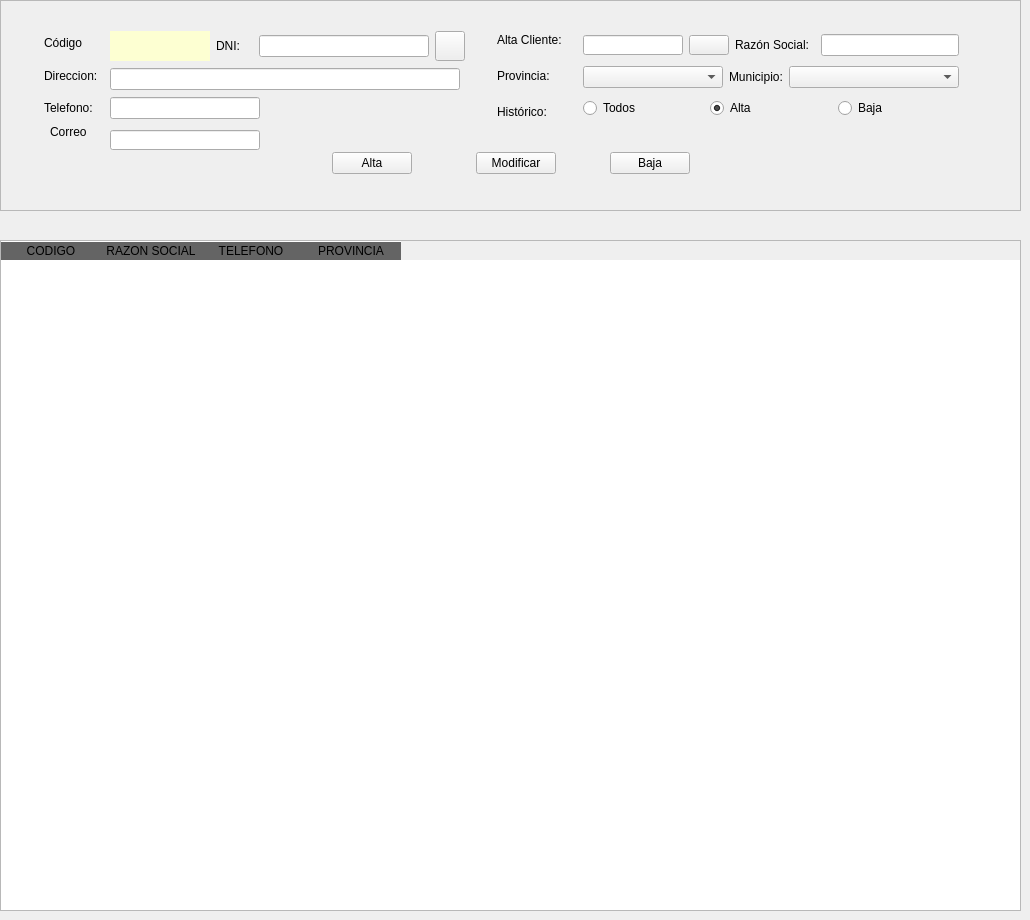
      <widget class="QWidget" name="panelCoches">
       <attribute name="title">
        <string>CLIENTES</string>
       </attribute>
       <widget class="QFrame" name="frame_2">
        <property name="geometry">
         <rect>
          <x>0</x>
          <y>0</y>
          <width>1021</width>
          <height>211</height>
         </rect>
        </property>
        <property name="sizePolicy">
         <sizepolicy hsizetype="Expanding" vsizetype="Expanding">
          <horstretch>0</horstretch>
          <verstretch>0</verstretch>
         </sizepolicy>
        </property>
        <property name="frameShape">
         <enum>QFrame::StyledPanel</enum>
        </property>
        <property name="frameShadow">
         <enum>QFrame::Sunken</enum>
        </property>
        <property name="lineWidth">
         <number>3</number>
        </property>
        <widget class="QWidget" name="layoutWidget">
         <property name="geometry">
          <rect>
           <x>2</x>
           <y>150</y>
           <width>1017</width>
           <height>27</height>
          </rect>
         </property>
         <layout class="QHBoxLayout" name="horizontalLayout_21">
          <item>
           <spacer name="horizontalSpacer_18">
            <property name="orientation">
             <enum>Qt::Horizontal</enum>
            </property>
            <property name="sizeHint" stdset="0">
             <size>
              <width>268</width>
              <height>20</height>
             </size>
            </property>
           </spacer>
          </item>
          <item>
           <layout class="QHBoxLayout" name="horizontalLayout_19">
            <item>
             <widget class="QPushButton" name="btnAltaCliente">
              <property name="minimumSize">
               <size>
                <width>75</width>
                <height>20</height>
               </size>
              </property>
              <property name="text">
               <string>Alta</string>
              </property>
             </widget>
            </item>
            <item>
             <spacer name="horizontalSpacer_10">
              <property name="orientation">
               <enum>Qt::Horizontal</enum>
              </property>
              <property name="sizeHint" stdset="0">
               <size>
                <width>58</width>
                <height>20</height>
               </size>
              </property>
             </spacer>
            </item>
            <item>
             <widget class="QPushButton" name="btnModifCliente">
              <property name="minimumSize">
               <size>
                <width>75</width>
                <height>20</height>
               </size>
              </property>
              <property name="text">
               <string>Modificar</string>
              </property>
             </widget>
            </item>
            <item>
             <spacer name="horizontalSpacer_11">
              <property name="orientation">
               <enum>Qt::Horizontal</enum>
              </property>
              <property name="sizeHint" stdset="0">
               <size>
                <width>48</width>
                <height>20</height>
               </size>
              </property>
             </spacer>
            </item>
            <item>
             <widget class="QPushButton" name="btnBajaCliente">
              <property name="minimumSize">
               <size>
                <width>75</width>
                <height>20</height>
               </size>
              </property>
              <property name="text">
               <string>Baja</string>
              </property>
             </widget>
            </item>
           </layout>
          </item>
          <item>
           <spacer name="horizontalSpacer_19">
            <property name="orientation">
             <enum>Qt::Horizontal</enum>
            </property>
            <property name="sizeHint" stdset="0">
             <size>
              <width>268</width>
              <height>20</height>
             </size>
            </property>
           </spacer>
          </item>
         </layout>
        </widget>
        <widget class="QWidget" name="layoutWidget">
         <property name="geometry">
          <rect>
           <x>44</x>
           <y>30</y>
           <width>915</width>
           <height>92</height>
          </rect>
         </property>
         <layout class="QHBoxLayout" name="horizontalLayout_20">
          <item>
           <layout class="QHBoxLayout" name="horizontalLayout_14">
            <item>
             <layout class="QVBoxLayout" name="verticalLayout_6">
              <item>
               <widget class="QLabel" name="lbl_codigo2">
                <property name="text">
                 <string>&lt;html&gt;&lt;head/&gt;&lt;body&gt;&lt;p&gt;Código&lt;/p&gt;&lt;/body&gt;&lt;/html&gt;</string>
                </property>
               </widget>
              </item>
              <item>
               <widget class="QLabel" name="lblDireccion_2">
                <property name="minimumSize">
                 <size>
                  <width>60</width>
                  <height>20</height>
                 </size>
                </property>
                <property name="frameShadow">
                 <enum>QFrame::Raised</enum>
                </property>
                <property name="text">
                 <string>&lt;html&gt;&lt;head/&gt;&lt;body&gt;&lt;p&gt;Direccion: &lt;/p&gt;&lt;/body&gt;&lt;/html&gt;</string>
                </property>
                <property name="alignment">
                 <set>Qt::AlignLeading|Qt::AlignLeft|Qt::AlignVCenter</set>
                </property>
               </widget>
              </item>
              <item>
               <widget class="QLabel" name="lblMovil_2">
                <property name="minimumSize">
                 <size>
                  <width>55</width>
                  <height>0</height>
                 </size>
                </property>
                <property name="maximumSize">
                 <size>
                  <width>55</width>
                  <height>16777215</height>
                 </size>
                </property>
                <property name="frameShape">
                 <enum>QFrame::NoFrame</enum>
                </property>
                <property name="frameShadow">
                 <enum>QFrame::Raised</enum>
                </property>
                <property name="text">
                 <string>&lt;html&gt;&lt;head/&gt;&lt;body&gt;&lt;p&gt;Telefono: &lt;/p&gt;&lt;/body&gt;&lt;/html&gt;</string>
                </property>
               </widget>
              </item>
             </layout>
            </item>
            <item>
             <layout class="QVBoxLayout" name="verticalLayout_7">
              <item>
               <layout class="QHBoxLayout" name="horizontalLayout_12">
                <item>
                 <widget class="QLabel" name="lblCodCliente">
                  <property name="minimumSize">
                   <size>
                    <width>100</width>
                    <height>20</height>
                   </size>
                  </property>
                  <property name="maximumSize">
                   <size>
                    <width>100</width>
                    <height>16777215</height>
                   </size>
                  </property>
                  <property name="styleSheet">
                   <string notr="true">background-color: rgb(253, 255, 210);</string>
                  </property>
                  <property name="text">
                   <string/>
                  </property>
                  <property name="alignment">
                   <set>Qt::AlignCenter</set>
                  </property>
                 </widget>
                </item>
                <item>
                 <widget class="QLabel" name="lbl_codig">
                  <property name="text">
                   <string>&lt;html&gt;&lt;head/&gt;&lt;body&gt;&lt;p&gt;DNI:&lt;/p&gt;&lt;/body&gt;&lt;/html&gt;</string>
                  </property>
                 </widget>
                </item>
                <item>
                 <widget class="QLineEdit" name="txtDni2">
                  <property name="minimumSize">
                   <size>
                    <width>60</width>
                    <height>20</height>
                   </size>
                  </property>
                  <property name="maximumSize">
                   <size>
                    <width>170</width>
                    <height>16777215</height>
                   </size>
                  </property>
                  <property name="alignment">
                   <set>Qt::AlignCenter</set>
                  </property>
                 </widget>
                </item>
                <item>
                 <widget class="QPushButton" name="btnBuscarCliente">
                  <property name="minimumSize">
                   <size>
                    <width>30</width>
                    <height>30</height>
                   </size>
                  </property>
                  <property name="maximumSize">
                   <size>
                    <width>30</width>
                    <height>30</height>
                   </size>
                  </property>
                  <property name="text">
                   <string/>
                  </property>
                  <property name="icon">
                   <iconset>
                    <normalon>../IMG/lupa.png</normalon>
                   </iconset>
                  </property>
                  <property name="iconSize">
                   <size>
                    <width>24</width>
                    <height>24</height>
                   </size>
                  </property>
                 </widget>
                </item>
                <item>
                 <widget class="QLabel" name="lblValidarDni_2">
                  <property name="minimumSize">
                   <size>
                    <width>20</width>
                    <height>20</height>
                   </size>
                  </property>
                  <property name="maximumSize">
                   <size>
                    <width>20</width>
                    <height>30</height>
                   </size>
                  </property>
                  <property name="font">
                   <font>
                    <family>Arial Black</family>
                    <pointsize>9</pointsize>
                   </font>
                  </property>
                  <property name="text">
                   <string/>
                  </property>
                  <property name="alignment">
                   <set>Qt::AlignCenter</set>
                  </property>
                 </widget>
                </item>
               </layout>
              </item>
              <item>
               <widget class="QLineEdit" name="txtDireccionCliente">
                <property name="minimumSize">
                 <size>
                  <width>350</width>
                  <height>20</height>
                 </size>
                </property>
                <property name="maximumSize">
                 <size>
                  <width>315</width>
                  <height>16777215</height>
                 </size>
                </property>
               </widget>
              </item>
              <item>
               <widget class="QLineEdit" name="txtTelefono">
                <property name="minimumSize">
                 <size>
                  <width>120</width>
                  <height>20</height>
                 </size>
                </property>
                <property name="maximumSize">
                 <size>
                  <width>150</width>
                  <height>16777215</height>
                 </size>
                </property>
                <property name="layoutDirection">
                 <enum>Qt::LeftToRight</enum>
                </property>
                <property name="alignment">
                 <set>Qt::AlignCenter</set>
                </property>
               </widget>
              </item>
             </layout>
            </item>
           </layout>
          </item>
          <item>
           <layout class="QHBoxLayout" name="horizontalLayout_18">
            <item>
             <layout class="QVBoxLayout" name="verticalLayout_8">
              <item>
               <widget class="QLabel" name="lblAltaCliente">
                <property name="minimumSize">
                 <size>
                  <width>80</width>
                  <height>20</height>
                 </size>
                </property>
                <property name="maximumSize">
                 <size>
                  <width>50</width>
                  <height>20</height>
                 </size>
                </property>
                <property name="text">
                 <string>&lt;html&gt;&lt;head/&gt;&lt;body&gt;&lt;p&gt;Alta Cliente:&lt;/p&gt;&lt;/body&gt;&lt;/html&gt;</string>
                </property>
               </widget>
              </item>
              <item>
               <widget class="QLabel" name="lblProvincia_2">
                <property name="frameShape">
                 <enum>QFrame::NoFrame</enum>
                </property>
                <property name="frameShadow">
                 <enum>QFrame::Raised</enum>
                </property>
                <property name="text">
                 <string>&lt;html&gt;&lt;head/&gt;&lt;body&gt;&lt;p&gt;Provincia: &lt;/p&gt;&lt;/body&gt;&lt;/html&gt;</string>
                </property>
               </widget>
              </item>
              <item>
               <widget class="QLabel" name="lblEstado_2">
                <property name="maximumSize">
                 <size>
                  <width>60</width>
                  <height>20</height>
                 </size>
                </property>
                <property name="frameShape">
                 <enum>QFrame::NoFrame</enum>
                </property>
                <property name="frameShadow">
                 <enum>QFrame::Raised</enum>
                </property>
                <property name="text">
                 <string>&lt;html&gt;&lt;head/&gt;&lt;body&gt;&lt;p&gt;Histórico:&lt;/p&gt;&lt;/body&gt;&lt;/html&gt;</string>
                </property>
               </widget>
              </item>
             </layout>
            </item>
            <item>
             <layout class="QVBoxLayout" name="verticalLayout_9">
              <item>
               <layout class="QHBoxLayout" name="horizontalLayout_17">
                <item>
                 <widget class="QLineEdit" name="txtAltaCliente">
                  <property name="minimumSize">
                   <size>
                    <width>100</width>
                    <height>20</height>
                   </size>
                  </property>
                  <property name="maximumSize">
                   <size>
                    <width>50</width>
                    <height>20</height>
                   </size>
                  </property>
                  <property name="layoutDirection">
                   <enum>Qt::LeftToRight</enum>
                  </property>
                  <property name="alignment">
                   <set>Qt::AlignCenter</set>
                  </property>
                 </widget>
                </item>
                <item>
                 <widget class="QPushButton" name="btnCalendarioCliente">
                  <property name="maximumSize">
                   <size>
                    <width>50</width>
                    <height>20</height>
                   </size>
                  </property>
                  <property name="text">
                   <string/>
                  </property>
                  <property name="icon">
                   <iconset>
                    <normaloff>../../../../.designer/IMG/descarga_calendario.png</normaloff>
                    <normalon>../IMG/descarga_calendario.png</normalon>../../../../.designer/IMG/descarga_calendario.png</iconset>
                  </property>
                 </widget>
                </item>
                <item>
                 <widget class="QLabel" name="label_razonSocial">
                  <property name="minimumSize">
                   <size>
                    <width>80</width>
                    <height>0</height>
                   </size>
                  </property>
                  <property name="text">
                   <string>&lt;html&gt;&lt;head/&gt;&lt;body&gt;&lt;p&gt;Razón Social: &lt;/p&gt;&lt;/body&gt;&lt;/html&gt;</string>
                  </property>
                 </widget>
                </item>
                <item>
                 <widget class="QLineEdit" name="txt_razonSocial"/>
                </item>
               </layout>
              </item>
              <item>
               <layout class="QHBoxLayout" name="horizontalLayout_15">
                <item>
                 <widget class="QComboBox" name="cmbProvinciaCliente">
                  <property name="minimumSize">
                   <size>
                    <width>140</width>
                    <height>0</height>
                   </size>
                  </property>
                 </widget>
                </item>
                <item>
                 <widget class="QLabel" name="lblLocalidad_2">
                  <property name="frameShape">
                   <enum>QFrame::NoFrame</enum>
                  </property>
                  <property name="frameShadow">
                   <enum>QFrame::Raised</enum>
                  </property>
                  <property name="text">
                   <string>&lt;html&gt;&lt;head/&gt;&lt;body&gt;&lt;p&gt;Municipio:&lt;/p&gt;&lt;/body&gt;&lt;/html&gt;</string>
                  </property>
                 </widget>
                </item>
                <item>
                 <widget class="QComboBox" name="cmbLocalidadCliente">
                  <property name="minimumSize">
                   <size>
                    <width>170</width>
                    <height>0</height>
                   </size>
                  </property>
                  <property name="maximumSize">
                   <size>
                    <width>170</width>
                    <height>16777215</height>
                   </size>
                  </property>
                 </widget>
                </item>
               </layout>
              </item>
              <item>
               <layout class="QHBoxLayout" name="horizontalLayout_16">
                <item>
                 <widget class="QRadioButton" name="rbtTodosCliente">
                  <property name="minimumSize">
                   <size>
                    <width>70</width>
                    <height>0</height>
                   </size>
                  </property>
                  <property name="text">
                   <string>Todos</string>
                  </property>
                  <property name="checked">
                   <bool>false</bool>
                  </property>
                  <attribute name="buttonGroup">
                   <string notr="true">buttonGroupCliente</string>
                  </attribute>
                 </widget>
                </item>
                <item>
                 <widget class="QRadioButton" name="rbtAltaCliente">
                  <property name="text">
                   <string>Alta</string>
                  </property>
                  <property name="checked">
                   <bool>true</bool>
                  </property>
                  <attribute name="buttonGroup">
                   <string notr="true">buttonGroupCliente</string>
                  </attribute>
                 </widget>
                </item>
                <item>
                 <widget class="QRadioButton" name="rbtBajaCliente">
                  <property name="text">
                   <string>Baja</string>
                  </property>
                  <attribute name="buttonGroup">
                   <string notr="true">buttonGroupCliente</string>
                  </attribute>
                 </widget>
                </item>
               </layout>
              </item>
             </layout>
            </item>
           </layout>
          </item>
         </layout>
        </widget>
        <widget class="QLabel" name="lblMovil_3">
         <property name="geometry">
          <rect>
           <x>50</x>
           <y>120</y>
           <width>55</width>
           <height>25</height>
          </rect>
         </property>
         <property name="minimumSize">
          <size>
           <width>55</width>
           <height>0</height>
          </size>
         </property>
         <property name="maximumSize">
          <size>
           <width>55</width>
           <height>16777215</height>
          </size>
         </property>
         <property name="frameShape">
          <enum>QFrame::NoFrame</enum>
         </property>
         <property name="frameShadow">
          <enum>QFrame::Raised</enum>
         </property>
         <property name="text">
          <string>&lt;html&gt;&lt;head/&gt;&lt;body&gt;&lt;p&gt;Correo&lt;/p&gt;&lt;/body&gt;&lt;/html&gt;</string>
         </property>
        </widget>
        <widget class="QLineEdit" name="txtCorreo">
         <property name="geometry">
          <rect>
           <x>110</x>
           <y>130</y>
           <width>150</width>
           <height>20</height>
          </rect>
         </property>
         <property name="minimumSize">
          <size>
           <width>120</width>
           <height>20</height>
          </size>
         </property>
         <property name="maximumSize">
          <size>
           <width>150</width>
           <height>16777215</height>
          </size>
         </property>
         <property name="layoutDirection">
          <enum>Qt::LeftToRight</enum>
         </property>
         <property name="alignment">
          <set>Qt::AlignCenter</set>
         </property>
        </widget>
       </widget>
       <widget class="QTableWidget" name="tabClientes">
        <property name="geometry">
         <rect>
          <x>0</x>
          <y>240</y>
          <width>1021</width>
          <height>671</height>
         </rect>
        </property>
        <property name="sizePolicy">
         <sizepolicy hsizetype="Expanding" vsizetype="Maximum">
          <horstretch>0</horstretch>
          <verstretch>0</verstretch>
         </sizepolicy>
        </property>
        <property name="autoFillBackground">
         <bool>true</bool>
        </property>
        <property name="styleSheet">
         <string notr="true">QHeaderView::section:horizontal
{
border-top: 1px solid #ffffff;
color:'white';
font: 11pt &quot;Arial&quot;;
background-color:rgb(100,100,100);
}</string>
        </property>
        <property name="selectionBehavior">
         <enum>QAbstractItemView::SelectRows</enum>
        </property>
        <attribute name="horizontalHeaderCascadingSectionResizes">
         <bool>true</bool>
        </attribute>
        <attribute name="verticalHeaderVisible">
         <bool>false</bool>
        </attribute>
        <column>
         <property name="text">
          <string>CODIGO</string>
         </property>
        </column>
        <column>
         <property name="text">
          <string>RAZON SOCIAL</string>
         </property>
        </column>
        <column>
         <property name="text">
          <string>TELEFONO</string>
         </property>
        </column>
        <column>
         <property name="text">
          <string>PROVINCIA</string>
         </property>
        </column>
       </widget>
      </widget>
